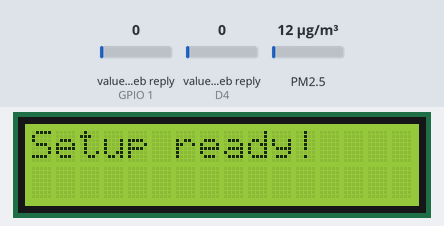
Simulated run of this sketch. Board: ESP8266 (NodeMCU). Parts: 16×2 character LCD. The test bench sets the inputs (shaded band); at power-on: value in the web reply (sensors on GPIO 1, D4) 0, PM2.5 12 µg/m³. WiFi joins after 1.5 s; servers stay silent unless stated; web services answer with replies made up by the test bench; what the sketch prints to the serial monitor is not drawn.

Above: at 1.6 s.
At 25.1 s:
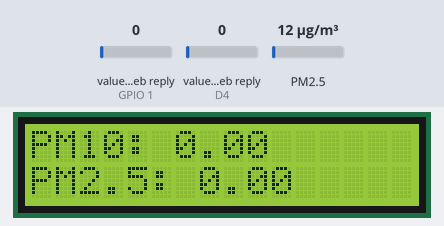

The sketch:

sketch.ino
```cpp
/*
   ESP8266 NodeMCU AJAX Demo
   Updates and Gets data from webpage without page refresh
   https://circuits4you.com
*/
#include <ESP8266WiFi.h>
#include <WiFiClient.h>
#include <SDS011.h>
#include "RunningAverage.h"
#include "ThingSpeak.h"
#include <Wire.h>  // This library is already built in to the Arduino IDE
#include <LiquidCrystal_I2C.h> //This library you can add via Include Library > Manage Library >

LiquidCrystal_I2C lcd(0x27, 16, 2);
WiFiClient  client;

//SSID and Password of your WiFi router
const char* ssid = "wifi";
const char* password = "pass";

unsigned long myChannelNumber = 795367;
const char * myWriteAPIKey = "G3HGYB1EW0PA03ZU";

float p10, p25;
String av10, av25;
bool isPM = true;
SDS011 sds;
int error;

RunningAverage pm25Stats(10);
RunningAverage pm10Stats(10);

//==============================================================
//                     Get SDS011 data
//==============================================================
void getPM() {
  Serial.println("Calibrating SDS011 (15 sec)");
  for (int i = 0; i < 15; i++)
  {
    error = sds.read(&p25, &p10);

    if (!error && p25 < 999 && p10 < 1999) {
      pm25Stats.addValue(p25);
      pm10Stats.addValue(p10);
    }
    if (digitalRead(0) != 1) {
      Serial.println("Screen changed! ");
      isPM = !isPM;
    }
    Serial.println("Average PM10: " + String(pm10Stats.getAverage()) + ", PM2.5: " + String(pm25Stats.getAverage()));
    delay(1500);
  }
}

//==============================================================
//                  SETUP
//==============================================================
void setup(void) {
  Serial.begin(9600);
  sds.begin(D6, D7);
  pinMode(0, INPUT_PULLUP);

  int temp = digitalRead(0);
  Serial.println(temp);

  WiFi.begin(ssid, password);     //Connect to your WiFi router
  Serial.println("");

  // Wait for connection
  while (WiFi.status() != WL_CONNECTED) {
    delay(500);
    Serial.print(".");
  }

  //If connection successful show IP address in serial monitor
  Serial.println("");
  Serial.print("Connected to ");
  Serial.println(ssid);
  Serial.print("IP address: ");
  Serial.println(WiFi.localIP());  //IP address assigned to your ESP
  Wire.begin(D2, D1);
  lcd.begin();   // initializing the LCD
  lcd.backlight(); // Enable or Turn On the backlight

  ThingSpeak.begin(client);  // Initialize ThingSpeak

  lcd.print("Setup ready!");
}
//==============================================================
//                     LOOP
//==============================================================
void loop(void) {
  pm25Stats.clear();
  pm10Stats.clear();

  sds.wakeup();

  getPM();

  av10 = String(pm10Stats.getAverage());
  av25 = String(pm25Stats.getAverage());

  ThingSpeak.setField(1, av10);
  ThingSpeak.setField(2, av25);

  int statusCodeWrite = ThingSpeak.writeFields(myChannelNumber, myWriteAPIKey);
  if (statusCodeWrite == 200) {
    Serial.println("Channel update successful.");
  }
  else {
    Serial.println("Problem updating channel. HTTP error code " + String(statusCodeWrite));
  }

  // Get last data uploaded in ThingSpeak for PM10
  float lastPM10 = ThingSpeak.readFloatField(myChannelNumber, 1);

  int statusCodeRead10 = ThingSpeak.getLastReadStatus();
  float lastPM25 = ThingSpeak.readFloatField(myChannelNumber, 2);
  int statusCodeRead25 = ThingSpeak.getLastReadStatus();

  // Check the status of the read operation to see if it was successful
  if (statusCodeRead10 == 200 && statusCodeRead25 == 200) {
    Serial.println("PM10: " + String(lastPM10) + ", PM2.5: " + String(lastPM25));
  }
  else {
    Serial.println("Problem reading channel. HTTP error code " + String(statusCodeRead10) + " and " + String(statusCodeRead25));
  }

  if (isPM) {
    lcd.clear();
    lcd.print("PM10: " + String(lastPM10));
    lcd.setCursor(0, 1);
    lcd.print("PM2.5: " + String(lastPM25));
  } else {
    lcd.clear();
    lcd.print("Temperature: nan");
    lcd.setCursor(0, 1);
    lcd.print("Humidity: nan");
  }

  Serial.println();
}
```

Measured:
- what the display in image 0 shows lasts 23.4 s, from 1.6 s to 25.0 s
